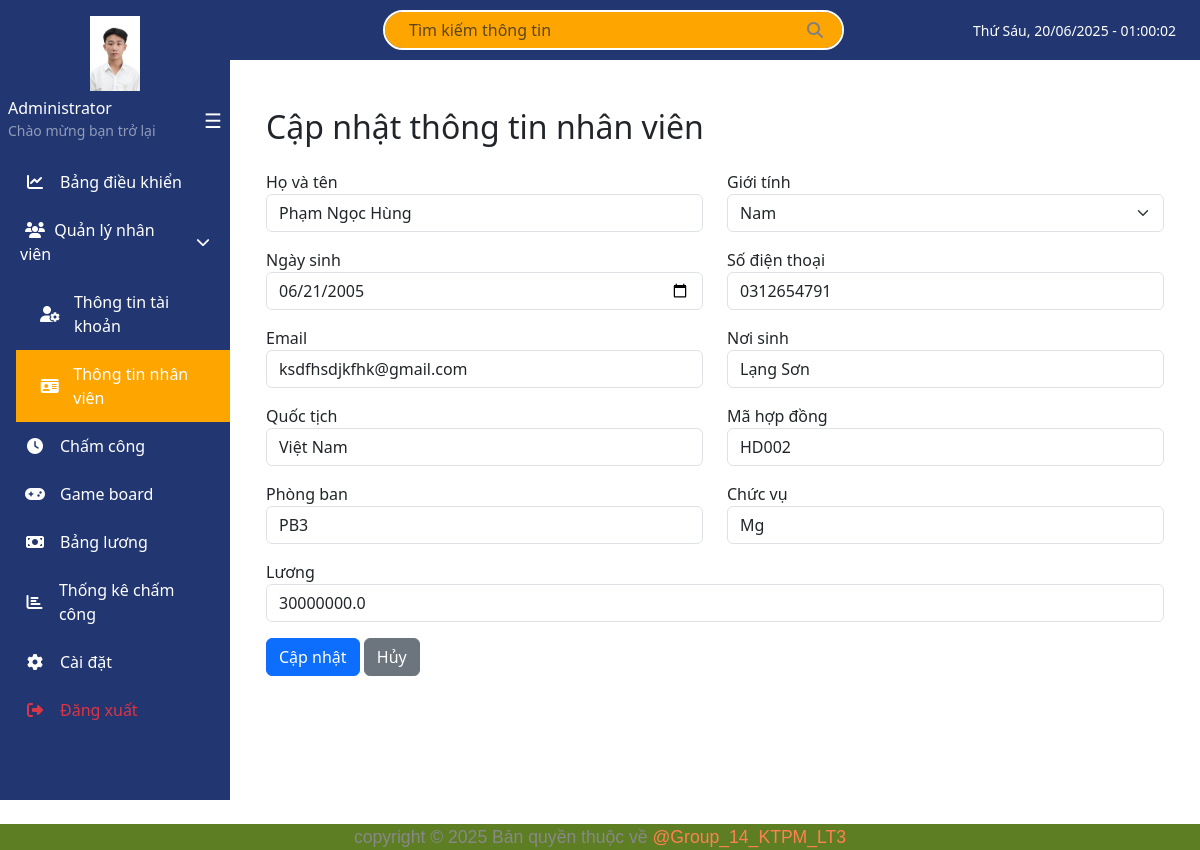
The page /ttnhanvien/detail/250003 (signed in) on the database its author committed.
### app/models/employee.py (models this page shows)
class EmployeeInfo(db.Model):
    __tablename__ = 'employee_info'
    MaNV = db.Column(
    db.String(10),
    db.ForeignKey('user.employee_code', name='fk_employee_info_user'),
    primary_key=True
)
    TenNV = db.Column(db.String(100))
    SDT = db.Column(db.String(20))
    Email = db.Column(db.String(100))
    NgaySinh = db.Column(db.Date)
    Gioitinh = db.Column(db.String(10))
    NoiSinh = db.Column(db.String(100))
    QuocTich = db.Column(db.String(50))
    MAHD = db.Column(db.String(50))
    MaPB = db.Column(db.String(50))
    MaCV = db.Column(db.String(50))   # ✅ Sửa lại đúng tên
    Luong = db.Column(db.Float)
    Da_duyet = db.Column(db.Boolean, default=False)
    user = db.relationship("User", back_populates="employee_info", uselist=False)

### app/routes/InforEmployee.py (the view, shortened to what this page needs)
@infor_employee_bp.route('/detail/<string:MaNV>', methods=['GET', 'POST'])
@login_required
@role_required('admin', 'manager')
def view_employee_detail(MaNV):
    emp = EmployeeInfo.query.filter_by(MaNV=MaNV).first_or_404()
    return render_with_role('employee/form_update_employee.html', thong_tin=emp)

### app/utils/render_with_role_layout.py (called while the page is built)
def render_with_role(template_name, **context):
    role = getattr(current_user, 'role', None)
    if role == 'admin':
        layout = 'layouts/base_admin.html'
    elif role == 'manager':
        layout = 'layouts/base_manager.html'
    else:
        layout = 'layouts/base_employee.html'
    return render_template(template_name, layout=layout, **context)

### app/templates/employee/form_update_employee.html (shortened to what this page needs)
{% extends layout %}
{% block content %}
<div class="container">
    <h2 class="my-4">
        {% if current_user.role == 'employee' %}
            Gửi yêu cầu cập nhật thông tin
        {% else %}
            Cập nhật thông tin nhân viên
        {% endif %}
    </h2>
    <form method="POST">
        <div class="row mb-3">
            <div class="col">
                <label>Họ và tên</label>
                <input name="TenNV" type="text" class="form-control" value="{{ thong_tin.TenNV or '' }}" required>
            </div>
            <div class="col">
                <label>Giới tính</label>
                <select name="Gioitinh" class="form-select" required>
                    <option value="Nam" {% if thong_tin.Gioitinh == 'Nam' %}selected{% endif %}>Nam</option>
                </select>
            </div>
        </div>
        <div class="row mb-3">
            <div class="col">
                <label>Ngày sinh</label>
                <input name="NgaySinh" type="date" class="form-control"
                       value="{{ thong_tin.NgaySinh.strftime('%Y-%m-%d') if thong_tin.NgaySinh else '' }}">
            </div>
            <div class="col">
                <label>Số điện thoại</label>
                <input name="SDT" type="text" class="form-control" value="{{ thong_tin.SDT or '' }}">
            </div>
        </div>
        <div class="row mb-3">
            <div class="col">
                <label>Email</label>
                <input name="Email" type="email" class="form-control" value="{{ thong_tin.Email or '' }}">
            </div>
            <div class="col">
                <label>Nơi sinh</label>
                <input name="NoiSinh" type="text" class="form-control" value="{{ thong_tin.NoiSinh or '' }}">
            </div>
        </div>
        <div class="row mb-3">
            <div class="col">
                <label>Quốc tịch</label>
                <input name="QuocTich" type="text" class="form-control" value="{{ thong_tin.QuocTich or '' }}">
            </div>
            <div class="col">
                <label>Mã hợp đồng</label>
                <input name="MAHD" type="text" class="form-control" value="{{ thong_tin.MAHD or '' }}">
            </div>
        </div>
        <div class="row mb-3">
            <div class="col">
                <label>Phòng ban</label>
                <input name="MaPB" type="text" class="form-control" value="{{ thong_tin.MaPB or '' }}">
            </div>
            <div class="col">
                <label>Chức vụ</label>
                <input name="MaCV" type="text" class="form-control" value="{{ thong_tin.MaCV or '' }}">
            </div>
        </div>
        <div class="row mb-3">
            <div class="col">
                <label>Lương</label>
                <input name="Luong" type="number" class="form-control" value="{{ thong_tin.Luong or '' }}">
            </div>
        </div>
        <button type="submit" class="btn btn-primary">
            {% if current_user.role == 'employee' %}
                Gửi yêu cầu
            {% else %}
                Cập nhật
            {% endif %}
        </button>
        <a href="{{ url_for('infor_employee.thong_tin_nhan_vien') }}" class="btn btn-secondary">Hủy</a>
    </form>
</div>
{% endblock %}

### app/static/css/base.css (style rules this page uses)
body { min-height: 100vh; font-family: 'Segoe UI', Tahoma, Geneva, Verdana, sans-serif; }

### rows shown on the page
EmployeeInfo: TenNV "Phạm Ngọc Hùng", Gioitinh "Nam", NgaySinh "06/21/2005", SDT "0312654791", Email "ksdfhsdjkfhk@gmail.com", NoiSinh "Lạng Sơn", QuocTich "Việt Nam", MAHD "HD002", MaPB "PB3", MaCV "Mg", Luong "30000000.0"
